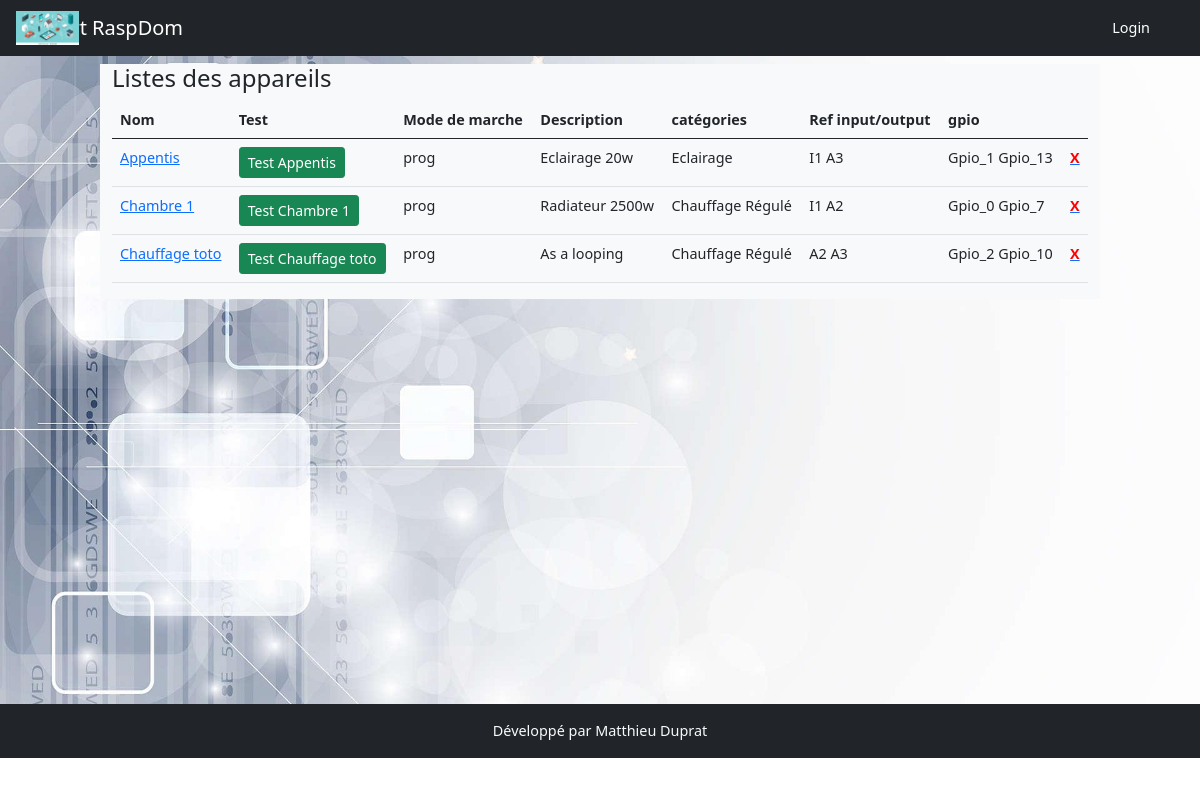
Page /appareils on the earlier database version.
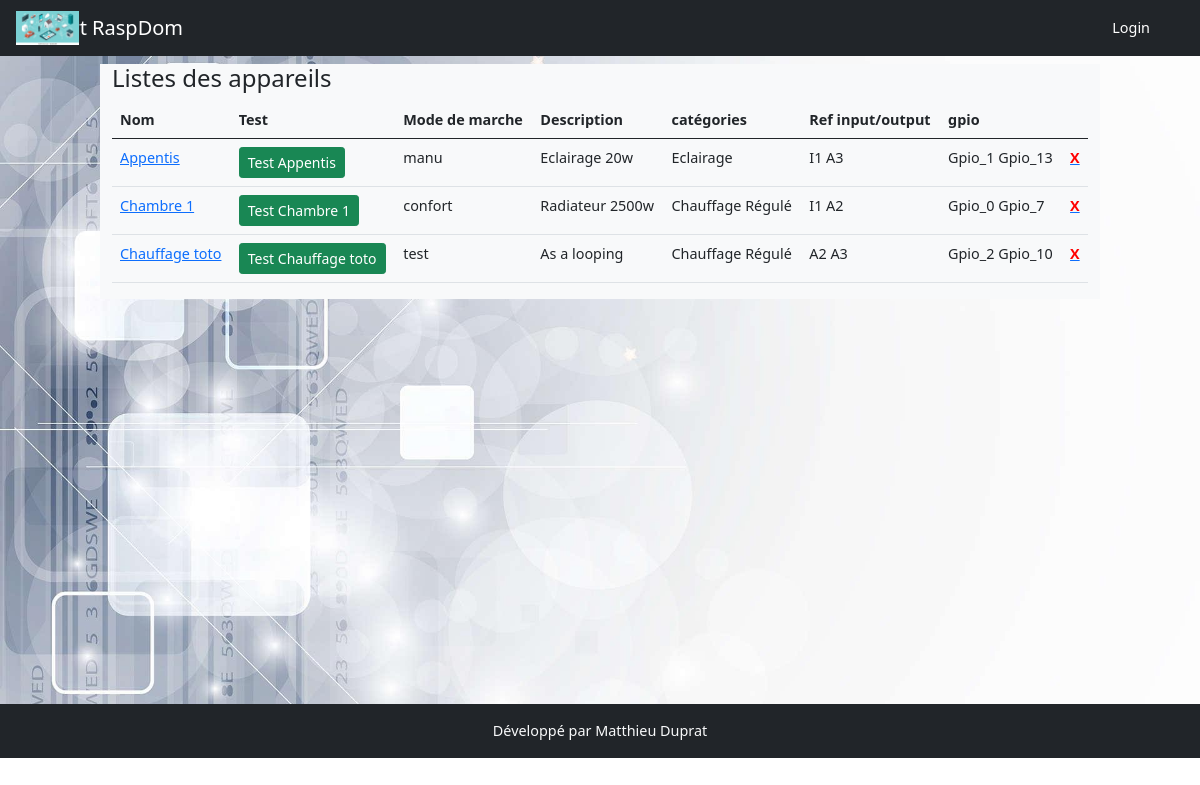
Same page on the later database version.
### models.py (models this page shows, shortened)
class Appareil(db.Model):
    id = db.Column(db.Integer, primary_key=True)
    nom = db.Column(db.String(200))
    description = db.Column(db.String(200))
    categorieappareil = db.Column(db.String(200), nullable=True)
    sortie = db.Column(db.String(200), nullable=True)
    image = db.Column(db.String(200), nullable=True)
    gpios = db.relationship('Gpio', backref='appareil', lazy=True)
    order_gpio = db.Column(db.String(200))
    nbre_gpio = db.Column(db.Integer)
    programmations = db.relationship('Programmation', backref='appareil_programmation', lazy=True)
    mode_de_marche = db.relationship('ModeDeMarche', uselist=False,  backref='appareil_mode_de_marche', lazy=True)
    auto = db.relationship('Auto', uselist=False, backref='appareil_auto', lazy=True)
    sonde_id = db.Column(db.Integer, db.ForeignKey('sonde.id'))
    sonde = db.relationship('Sonde', uselist=False, backref='appareil_sonde', lazy=True)
    manuel = db.relationship('Manuel', uselist=False, backref='appareil_ordre', lazy=True)
    label = db.Column(db.String(250))

class ModeDeMarche(db.Model):
    id = db.Column(db.Integer, primary_key=True)
    appareil_id = db.Column(db.Integer,db.ForeignKey('appareil.id'), nullable=False)
    mode_de_marche = db.Column(db.String(200), default='off')

### app.py (the view)
@app.route('/appareils')
def appareils():
    appareils = Appareil.query.order_by('nom')
    return render_template('appareil/appareils.html', appareils=appareils)

### templates/appareil/appareils.html
{% extends 'base.html' %}
{% block content %}
<div class="row">
    <div class="col-md-10 mx-auto  bg-light">
        <h4>Listes des appareils</h4>
        <table class="table">
            <thead>
                <tr>
                    <th>Nom</th>
                    <th>Test</th>
                    <th>Mode de marche</th>
                    <th>Description</th>
                    <th>catégories</th>
                    <th>Ref input/output</th>
                    <th>gpio</th>
                    <th></th>
                </tr>
            </thead>
            <tbody>{% for appareil in appareils %}
                <tr>
                    <td><a href="{{url_for('edit_appareil', appareil_id=appareil.id)}}">{{appareil.nom}}</a> </td>
                    <td><a class="btn btn-success btn-sm" href="{{ url_for('test', appareil_id=appareil.id)}}">Test {{appareil.nom}}</a></td>
                    <td>{{ appareil.mode_de_marche.mode_de_marche}}</td>
                    <td>{{ appareil.description}}</td>
                    <td>{{appareil.label}}</td>
                    <td>{% for data in appareil.gpios if data %} {{data.nom}}{% endfor %}</td>
                    <td>{% for data in appareil.gpios if data %} {{data.valeur}} {% endfor %}</td>
                    <td><a href="{{url_for('delete_appareil', appareil_id=appareil.id)}}"><b style="color:red">X</b></a></td>
                </tr>{% endfor %}
            </tbody>
        </table>
    </div>
</div>
{% endblock %}

Differences in the rows shown:
changed through a linked row, Appareil "Appentis": mode_de_marche.mode_de_marche "prog" → "manu"
changed through a linked row, Appareil "Chambre 1": mode_de_marche.mode_de_marche "prog" → "confort"
changed through a linked row, Appareil "Chauffage toto": mode_de_marche.mode_de_marche "prog" → "test"
